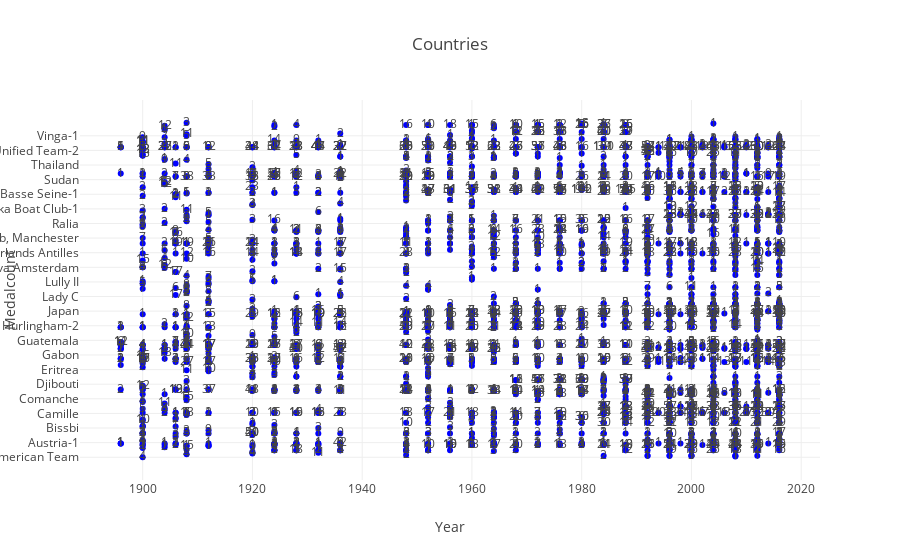

Notebook cell for this chart:
### Code cell
trace = go.Scatter(
    x = medals['Year'],
    y = medals['Team'],
    text=medals['count(medal)'],
    name="Athlets per Olympic game",
    marker=dict(
        color="Blue",
    ),
    mode = "markers+text"
)
data = [trace]
layout = dict(title = 'Countries',
          xaxis = dict(title = 'Year', showticklabels=True), 
          yaxis = dict(title = 'Medalcount'),
          hovermode = 'closest'
         )
fig = dict(data=data, layout=layout)
iplot(fig, filename='events-athlets1')
medals.head(3)

### Figure 1 — Plotly figure (JSON) as saved in the notebook; plotly's stock layout.template omitted (floating-point values rounded to 4 significant figures; data arrays with more than 128 entries replaced by an {"elided": "..."} marker saying what was removed)
{"data": [{"marker": {"color": "Blue"}, "mode": "markers+text", "name": "Athlets per Olympic game", "text": {"elided": "3100 int values"}, "type": "scatter", "uid": "856a8ab1-237e-47d4-aa12-1676305e93c6", "x": {"elided": "3100 int values"}, "y": {"elided": "3100 str values"}}], "layout": {"hovermode": "closest", "title": {"text": "Countries"}, "xaxis": {"showticklabels": true, "title": {"text": "Year"}}, "yaxis": {"title": {"text": "Medalcount"}}}}
